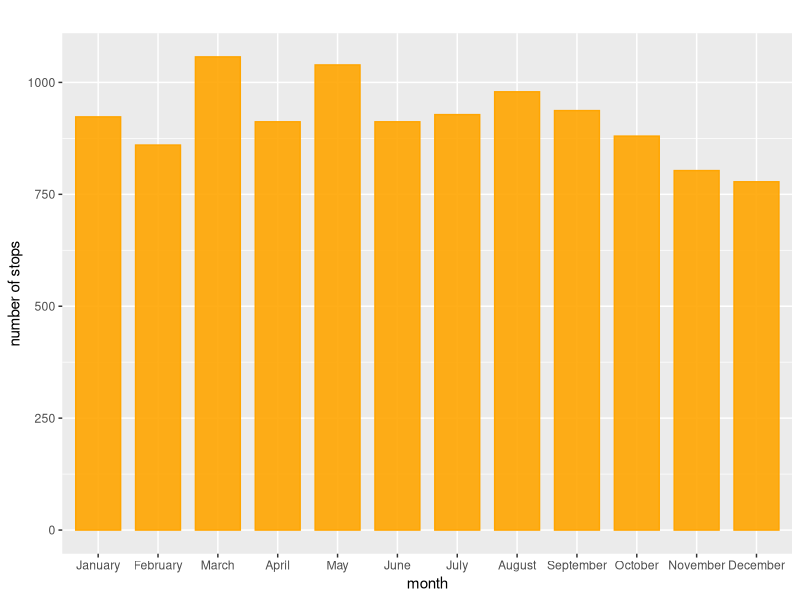
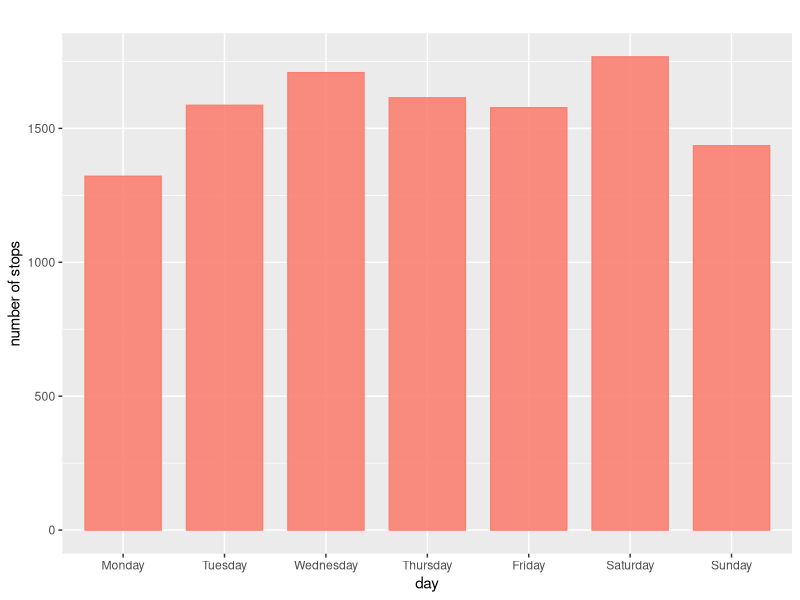
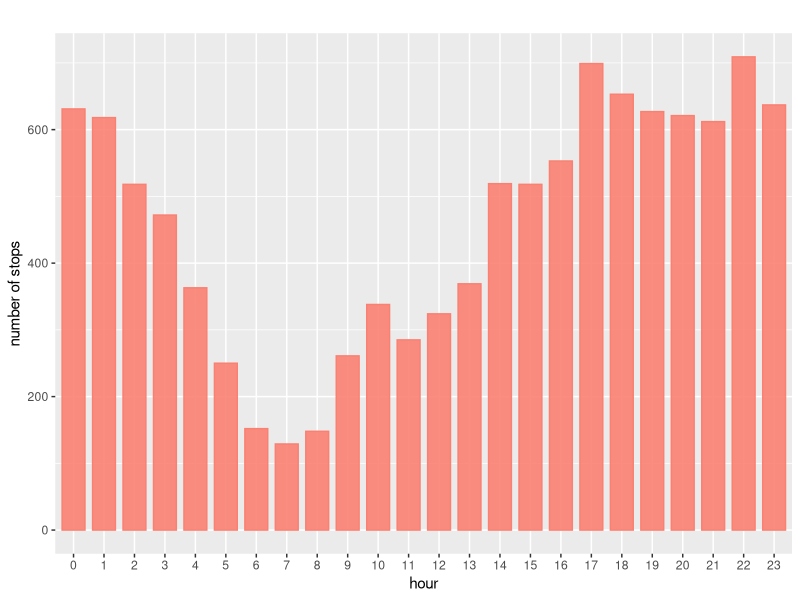
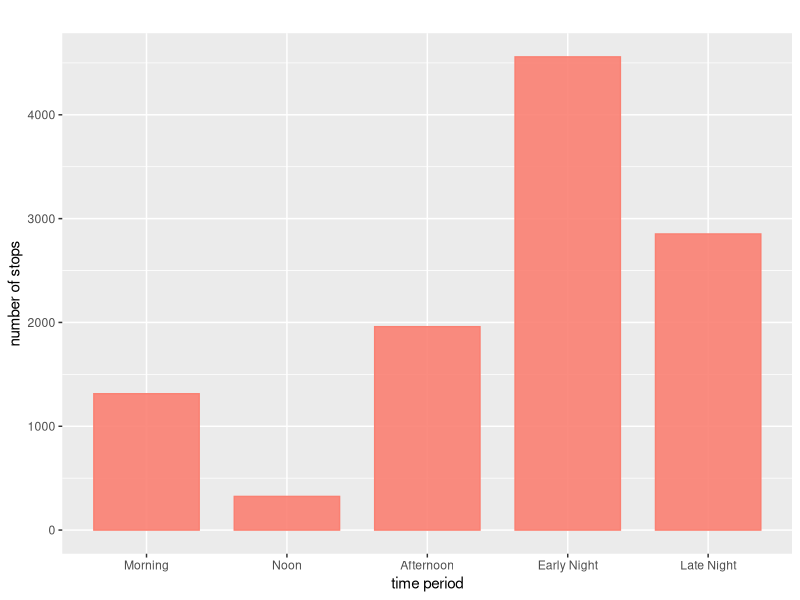
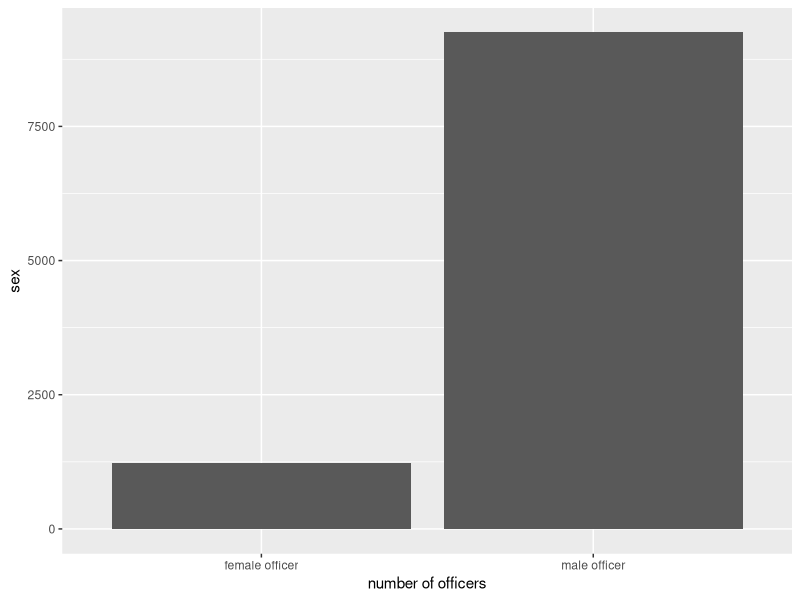
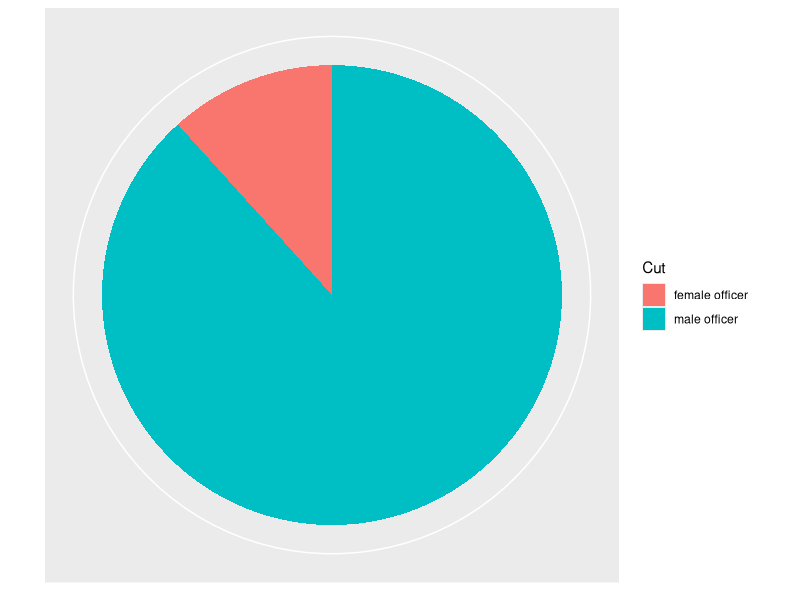
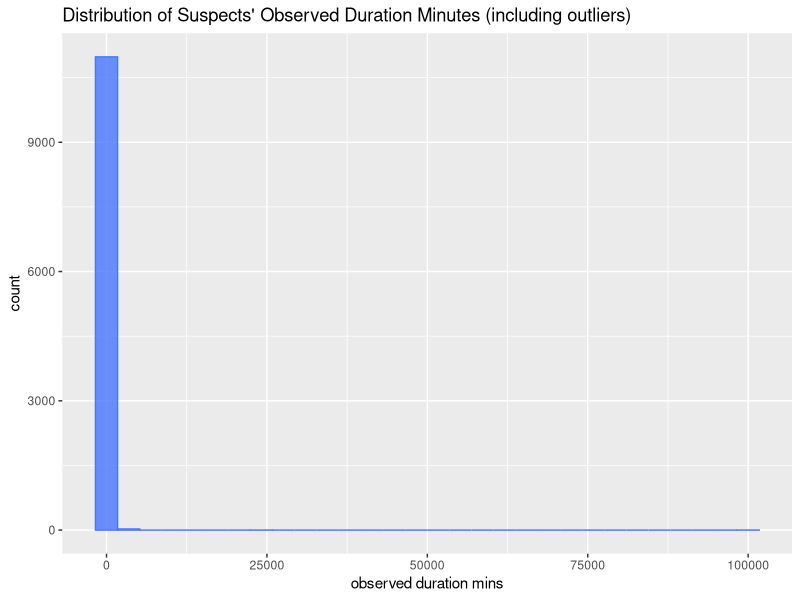
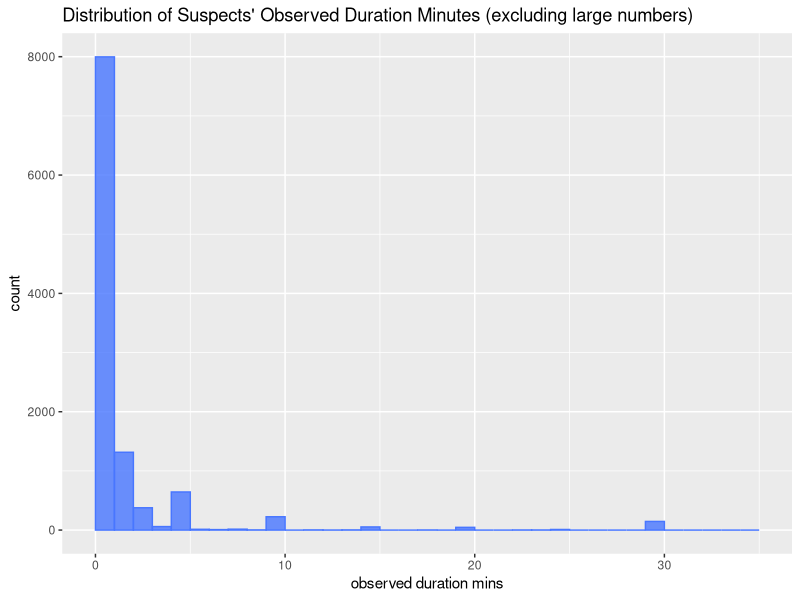

The R source for these figures, in order:
## ---- chunk 1
NYPD <- read.csv("Data/2018_sqf_database-abbr.csv")
install.packages("tidyverse")
library(tidyverse)
library(ggplot2)
## ---- chunk 2
# the number of stops in each month in the year 2018
# MONTH2: categorical variable
reorder_month <- c("January","February","March","April","May","June","July","August","September","October","November","December")
NYPD$MONTH2 = factor(NYPD$MONTH2,levels=reorder_month)
ggplot(NYPD, aes(MONTH2)) + geom_bar(alpha=0.90, colour="orange", fill="orange",width=0.75) + labs(title="", y="number of stops", x="month")
## ---- chunk 3
# DAY2: Day when ppl are stopped

reorder_day <- c("Monday","Tuesday","Wednesday","Thursday","Friday","Saturday","Sunday")
NYPD$DAY2 = factor(NYPD$DAY2,levels=reorder_day)
ggplot(NYPD, aes(DAY2)) + geom_bar(alpha=0.90, colour="salmon", fill="salmon",width=0.75) + labs(title="", y="number of stops", x="day")
## ---- chunk 4
# Visualize: Stop Frisk Time: Time when ppl are stopped （清晨、深夜）

# Function: rounding(inputNum, totalNum)
rounding <- function(inputNum, totalNum) {
  if(is.na(inputNum)){return(FALSE)}else{
    m <- totalNum/2
    if(inputNum < m){
      # round down
      return(FALSE)
    }else{
      #round up
      return(TRUE)
    }
  }
}

hour<-NYPD$Stop.Frisk.Time
all_hour <- c()
for(i in 1:length(hour)){
  if(hour[i] == "#N/A" || is.na(hour[i]) || hour[i] == "" || hour[i] == FALSE){
    hour[i] <- "NA"
  }else{
    temp <- c(strsplit(hour[i], ":"))
    minBefore <- temp[[1]][[2]]
    hourBefore <- temp[[1]][[1]]
    if (rounding(strtoi(minBefore), 60)){
      hourAfter <- as.character(strtoi(hourBefore)+1)
      if (hourAfter == 24){
        hourAfter <- "0"
      }
    }else{
      hourAfter <- hourBefore
    }
    all_hour <- append(all_hour, hourAfter)
  }
  allH_df <- data.frame(all_hour)
}
reorder_hour <- c("0","1","2","3","4","5","6","7","8","9","10","11","12","13","14","15","16","17","18","19","20","21","22","23","NA")
allH_df$all_hour = factor(allH_df$all_hour,levels=reorder_hour)
ggplot(allH_df, aes(all_hour)) + geom_bar(alpha=0.90, colour="salmon", fill="salmon",width=0.75) + labs(title="", y="number of stops", x="hour")

# Morning: from sunrise to 11:59 AM. Sunrise typically occurs around 6 AM.
# Noon: at 12:00 PM.
# Afternoon: from 12:01 PM to around 5:00 PM.
# Evening: from 5:01 PM to 8 PM, or around sunset.
# Early Night: from sunset 11:59 PM
# Late Night: from 11:59 PM to sunrise around 5:59 AM.
all_period <- c()
for(i in 1:length(allH_df$all_hour)){
  if (allH_df$all_hour[i] == "6" || allH_df$all_hour[i] == "7" || allH_df$all_hour[i] == "8" || allH_df$all_hour[i] == "9" || allH_df$all_hour[i] == "10" || allH_df$all_hour[i] == "11"){
    all_period <- append(all_period, "Morning")
  }else if(allH_df$all_hour[i] == "12"){
    all_period <- append(all_period, "Noon")
  }else if(allH_df$all_hour[i] == "13" || allH_df$all_hour[i] == "14" || allH_df$all_hour[i] == "15" || allH_df$all_hour[i] == "16"){
    all_period <- append(all_period, "Afternoon")
  }else if(allH_df$all_hour[i] == "17" || allH_df$all_hour[i] == "18" || allH_df$all_hour[i] == "19" || allH_df$all_hour[i] == "20" || allH_df$all_hour[i] == "21" || allH_df$all_hour[i] == "22" || allH_df$all_hour[i] == "23"){
    all_period <- append(all_period, "Early Night")
  }else{
    all_period <- append(all_period, "Late Night")
  }
}
allP_df <- data.frame(all_period)
reorder_period <- c("Morning", "Noon", "Afternoon", "Early Night", "Late Night")
allP_df$all_period = factor(allP_df$all_period,levels=reorder_period)
ggplot(allP_df, aes(all_period)) + geom_bar(alpha=0.90, colour="salmon", fill="salmon",width=0.75) + labs(title="", y="number of stops", x="time period")
## ---- chunk 5
# male vs female: dataframe
df_male_officer <- NYPD[NYPD$ISSUING_OFFICER_RANK == "POM",]
df_female_officer <- NYPD[NYPD$ISSUING_OFFICER_RANK == "POF",]
head(df_male_officer)
head(df_female_officer)

# male vs female: number of officers
male_female_num <- tibble(
  type = c("male officer", "female officer"),
  freq = c(nrow(df_male_officer), nrow(df_female_officer))
)
knitr::kable(male_female_num)

p <- ggplot(data = male_female_num, mapping = aes(
  x = type, y = freq ))
p + geom_col() +
  labs(x = "number of officers", 
       y = "sex")

p2 <- ggplot(data = male_female_num, mapping = aes(
  x = 1, y = freq, fill = type ))
p2 + geom_col() +
  coord_polar(theta = "y") +
  scale_x_discrete(name = NULL, breaks = NULL) +
  scale_y_discrete(name = NULL, breaks = NULL) +
  labs(fill = "Cut")
## ---- chunk 6


# function: exclude outliers from the dataframe (only for numeric values); need to input a numeric vector

bound <- function(x){
  Q1 <- quantile(x, .25)
  Q3 <- quantile(x, .75)
  IQR <- Q3-Q1
  bound <- c(Q1-1.5*IQR, Q3+1.5*IQR)
  return(bound)
}

## ---- chunk 7
## Observed duration minutes.

# Histogram --- Not excluded outliers
ggplot(NYPD,aes(OBSERVED_DURATION_MINUTES)) + geom_histogram(colour = "royalblue1", fill = "royalblue1",alpha=0.8) + labs(title="Distribution of Suspects' Observed Duration Minutes (including outliers)", y="count", x="observed duration mins")


table(NYPD$OBSERVED_DURATION_MINUTES)
# Histogram --- excludes large numbers
ggplot(NYPD,aes(OBSERVED_DURATION_MINUTES)) + geom_histogram(breaks=seq(0,35,by=1), colour = "royalblue1", fill = "royalblue1",alpha=0.8) + labs(title="Distribution of Suspects' Observed Duration Minutes (excluding large numbers)", y="count", x="observed duration mins")
# Histogram --- excludes outliers
bound(NYPD$OBSERVED_DURATION_MINUTES)
ggplot(NYPD,aes(OBSERVED_DURATION_MINUTES)) + geom_histogram(breaks=seq(0,3.5,by=1), colour = "royalblue1", fill = "royalblue1",alpha=0.8) + labs(title="Distribution of Suspects' Observed Duration Minutes (excluding outliers)", y="count", x="observed duration mins")



## Stop duration minutes.

# Histogram --- Not excluded outliers
ggplot(NYPD,aes(STOP_DURATION_MINUTES)) + geom_histogram(colour = "royalblue3", fill = "royalblue3",alpha=0.8) + labs(title="Distribution of Suspects' Stopped Duration Minutes (including outliers)", y="count", x="stop duration mins") 

table(NYPD$STOP_DURATION_MINUTES)
# Histogram --- excludes large numbers
ggplot(NYPD,aes(STOP_DURATION_MINUTES)) + geom_histogram(breaks=seq(0,50,by=1), colour = "royalblue3", fill = "royalblue3",alpha=0.8) + labs(title="Distribution of Suspects' Stopped Duration Minutes (excluding large numbers)", y="count", x="stop duration mins") 
# Histogram --- excludes outliers
bound(NYPD$STOP_DURATION_MINUTES)
ggplot(NYPD,aes(STOP_DURATION_MINUTES)) + geom_histogram(breaks=seq(0,30,by=1), colour = "royalblue1", fill = "royalblue1",alpha=0.8) + labs(title="Distribution of Suspects' Stopped Duration Minutes (excluding outliers)", y="count", x="stop duration mins")

## ---- chunk 8
# SUSPECTED_CRIME_DESCRIPTION
unique(NYPD$SUSPECTED_CRIME_DESCRIPTION)

# since there are too many types of crimes, we divide them into 4 main categories:
# THEFT: "GRAND LARCENY AUTO", "BURGLARY", "CPSP(criminal possession of stolen property)", "GRAND LARCENY", "PETIT LARCENY", "ROBBERY", "THEFT OF SERVICES", "UNAUTHORIZED USE OF A VEHICLE";
# ATTACK AND DAMAGE: "AUTO STRIPPIG", "ASSAULT", "CRIMINAL TRESPASS", "FORCIBLE TOUCHING", "MENACING", "MURDER", "RECKLESS ENDANGERMENT", "PROSTITUTION", "RAPE";
# POSSESSION, SALE OF PROHIBITED ITMES: "CPW(criminal possession of a weapon)", "CRIMINAL POSSESSION OF CONTROLLED SUBSTANCE", "CRIMINAL POSSESSION OF FORGED INSTRUMENT", "CRIMINAL POSSESSION OF MARIHUANA", "CRIMINAL SALE OF CONTROLLED SUBSTANCE", "CRIMINAL SALE OF MARIHUANA";
# Others: "CRIMINAL MISCHIEF", "MAKING GRAFFITI", "TERRORISM", "OTHER";

NYPD$CRIME_CATEGORIZATION <- vector(mode='character', length(NYPD$SUSPECTED_CRIME_DESCRIPTION))
for(i in seq_along(NYPD$SUSPECTED_CRIME_DESCRIPTION)){
  if(NYPD$SUSPECTED_CRIME_DESCRIPTION[i] == "GRAND LARCENY AUTO" | NYPD$SUSPECTED_CRIME_DESCRIPTION[i] == "BURGLARY" | NYPD$SUSPECTED_CRIME_DESCRIPTION[i] == "CPSP" | NYPD$SUSPECTED_CRIME_DESCRIPTION[i] == "GRAND LARCENY" | NYPD$SUSPECTED_CRIME_DESCRIPTION[i] == "PETIT LARCENY" | NYPD$SUSPECTED_CRIME_DESCRIPTION[i] == "ROBBERY" | NYPD$SUSPECTED_CRIME_DESCRIPTION[i] == "THEFT OF SERVICES" | NYPD$SUSPECTED_CRIME_DESCRIPTION[i] == "UNAUTHORIZED USE OF A VEHICLE" ){
    NYPD$CRIME_CATEGORIZATION[i] <- "Theft"
    }else if (NYPD$SUSPECTED_CRIME_DESCRIPTION[i] == "AUTO STRIPPIG" | NYPD$SUSPECTED_CRIME_DESCRIPTION[i] == "ASSAULT" | NYPD$SUSPECTED_CRIME_DESCRIPTION[i] == "CRIMINAL TRESPASS" | NYPD$SUSPECTED_CRIME_DESCRIPTION[i] == "FORCIBLE TOUCHING" | NYPD$SUSPECTED_CRIME_DESCRIPTION[i] == "MENACING" | NYPD$SUSPECTED_CRIME_DESCRIPTION[i] == "MURDER" | NYPD$SUSPECTED_CRIME_DESCRIPTION[i] == "RECKLESS ENDANGERMENT" | NYPD$SUSPECTED_CRIME_DESCRIPTION[i] == "PROSTITUTION" | NYPD$SUSPECTED_CRIME_DESCRIPTION[i] == "RAPE" ) {
      NYPD$CRIME_CATEGORIZATION[i] <- "Attack and Damage"
    }else if (NYPD$SUSPECTED_CRIME_DESCRIPTION[i] == "CPW" | NYPD$SUSPECTED_CRIME_DESCRIPTION[i] == "CRIMINAL POSSESSION OF CONTROLLED SUBSTANCE" | NYPD$SUSPECTED_CRIME_DESCRIPTION[i] == "CRIMINAL POSSESSION OF FORGED INSTRUMENT" | NYPD$SUSPECTED_CRIME_DESCRIPTION[i] == "CRIMINAL POSSESSION OF MARIHUANA" | NYPD$SUSPECTED_CRIME_DESCRIPTION[i] == "CRIMINAL SALE OF CONTROLLED SUBSTANCE" | NYPD$SUSPECTED_CRIME_DESCRIPTION[i] == "CRIMINAL SALE OF MARIHUANA"){
        NYPD$CRIME_CATEGORIZATION[i] <- "Possession,Sale of Prohibited Items"
      }
        
        else{
        NYPD$CRIME_CATEGORIZATION[i] <- "Others"
      }
  
}

ggplot(NYPD, aes(CRIME_CATEGORIZATION)) + geom_bar(alpha=0.90, colour="red4", fill="red4",width=0.5) + labs(title= "Different Types of Crimes Suspected", y="count", x="types of crimes suspected")


# And then we make 4 separate barplots for the 4 categories, showing the distribution of the specific  

## ---- chunk 9
# FRISKED_FLAG into dataframe

table(NYPD$FRISKED_FLAG)
## ---- chunk 10
# SEARCHED_FLAG into dataframe

NYPD$FRISK_AND_SEARCH <- vector(mode='character', length(NYPD$FRISKED_FLAG))

for(i in seq_along(NYPD$FRISK_AND_SEARCH)){
  if(NYPD$FRISKED_FLAG[i] == "1" & NYPD$SEARCHED_FLAG[i] == "1"){
    NYPD$FRISK_AND_SEARCH[i] <- "Frisked and Searched"
    }else if (NYPD$FRISKED_FLAG[i] == "1" & NYPD$SEARCHED_FLAG[i] == "0") {
      NYPD$FRISK_AND_SEARCH[i] <- "Only Frisked"
      }else if (NYPD$FRISKED_FLAG[i] == "0" & NYPD$SEARCHED_FLAG[i] == "1") {
        NYPD$FRISK_AND_SEARCH[i] <- "Only Searched"
      }else{
        NYPD$FRISK_AND_SEARCH[i] <- "Not Frisked Nor Searched"
      }
  
}

table(NYPD$FRISK_AND_SEARCH)
ggplot(NYPD, aes(FRISK_AND_SEARCH)) + geom_bar(alpha=0.90, colour="mediumpurple3", fill="mediumpurple3",width=0.5) + labs(title= "The Number of Suspects Frisked or Searched", y="count", x="Frisked and Searched")


## ---- chunk 11
# OFFICER_IN_UNIFORM_FLAG
NYPD[NYPD$OFFICER_IN_UNIFORM_FLAG==0,"OFFICER_IN_UNIFORM_FLAG"] <- "not wearing uniform"
NYPD[NYPD$OFFICER_IN_UNIFORM_FLAG==1,"OFFICER_IN_UNIFORM_FLAG"] <- "wearing uniform"
table(NYPD$OFFICER_IN_UNIFORM_FLAG)
ggplot(NYPD, aes(OFFICER_IN_UNIFORM_FLAG)) + geom_bar(alpha=0.90, colour="royalblue1", fill="royalblue1",width=0.75) + labs(title="", y="number of officers", x="officer in uniform")

## ---- chunk 12
# SUSPECT_ARRESTED_FLAG 比对 overall
NYPD[NYPD$SUSPECT_ARRESTED_FLAG==0,"SUSPECT_ARRESTED_FLAG"] <- "suspect not arrested"
NYPD[NYPD$SUSPECT_ARRESTED_FLAG==1,"SUSPECT_ARRESTED_FLAG"] <- "suspect arrested"
table(NYPD$SUSPECT_ARRESTED_FLAG)
ggplot(NYPD, aes(SUSPECT_ARRESTED_FLAG)) + geom_bar(alpha=0.90, colour="royalblue1", fill="royalblue1",width=0.75) + labs(title="", y="number of stops", x="number os arrests")

# accuracy of overall stops
overall_a_acc <- 3115/11018
print(overall_a_acc)

# male officer's accuracy vs female officer's accuracy
df_male_officer[df_male_officer$SUSPECT_ARRESTED_FLAG==0,"SUSPECT_ARRESTED_FLAG"] <- "male_suspect not arrested"
df_male_officer[df_male_officer$SUSPECT_ARRESTED_FLAG==1,"SUSPECT_ARRESTED_FLAG"] <- "male_suspect arrested"
table(df_male_officer$SUSPECT_ARRESTED_FLAG)
df_female_officer[df_female_officer$SUSPECT_ARRESTED_FLAG==0,"SUSPECT_ARRESTED_FLAG"] <- "female_suspect not arrested"
df_female_officer[df_female_officer$SUSPECT_ARRESTED_FLAG==1,"SUSPECT_ARRESTED_FLAG"] <- "female_suspect arrested"
table(df_female_officer$SUSPECT_ARRESTED_FLAG)
male_a_acc <- 2639/(2639+6612)
print(male_a_acc)
female_a_acc <- 321/(321+904)
print(female_a_acc)

# scatter plot: observed time with accuracy
ggplot(data=NYPD) + geom_point(mapping = aes(x = OBSERVED_DURATION_MINUTES, y = SUSPECT_ARRESTED_FLAG))
# excludes large numbers
ggplot(data=NYPD) + geom_point(mapping = aes(x = OBSERVED_DURATION_MINUTES, y = SUSPECT_ARRESTED_FLAG)) + coord_cartesian(xlim=c(0, 35))
# excludes outliers
bound(NYPD$OBSERVED_DURATION_MINUTES)
ggplot(data=NYPD) + geom_point(mapping = aes(x = OBSERVED_DURATION_MINUTES, y = SUSPECT_ARRESTED_FLAG)) + coord_cartesian(xlim=c(0, 3.5))

# scatter plot: stop time with accuracy
ggplot(data=NYPD) + geom_point(mapping = aes(x = STOP_DURATION_MINUTES, y = SUSPECT_ARRESTED_FLAG))
# excludes large numbers
ggplot(data=NYPD) + geom_point(mapping = aes(x = STOP_DURATION_MINUTES, y = SUSPECT_ARRESTED_FLAG)) + coord_cartesian(xlim=c(0, 50))
# excludes outliers
bound(NYPD$STOP_DURATION_MINUTES)
ggplot(data=NYPD) + geom_point(mapping = aes(x = OBSERVED_DURATION_MINUTES, y = SUSPECT_ARRESTED_FLAG)) + coord_cartesian(xlim=c(0, 30))

# scatter plot: age with accuracy
# excludes 0s
ggplot(data=NYPD) + geom_point(mapping = aes(x = SUSPECT_REPORTED_AGE, y = SUSPECT_ARRESTED_FLAG)) + coord_cartesian(xlim=c(1, 90))
# excludes outliers
bound(NYPD$SUSPECT_REPORTED_AGE)
ggplot(data=NYPD) + geom_point(mapping = aes(x = SUSPECT_REPORTED_AGE, y = SUSPECT_ARRESTED_FLAG)) + coord_cartesian(xlim=c(1, 61))

# create dataframe on SUSPECT_SEX
df_male_suspect <- NYPD[NYPD$SUSPECT_SEX == "MALE",]
df_female_suspect <- NYPD[NYPD$SUSPECT_SEX == "FEMALE",]
head(df_male_suspect)
head(df_female_suspect)
# accuracy on SUSPECT_SEX
df_male_suspect[df_male_suspect$SUSPECT_ARRESTED_FLAG==0,"SUSPECT_ARRESTED_FLAG"] <- "male_suspect not arrested"
df_male_suspect[df_male_suspect$SUSPECT_ARRESTED_FLAG==1,"SUSPECT_ARRESTED_FLAG"] <- "male_suspect arrested"
table(df_male_suspect$SUSPECT_ARRESTED_FLAG)
df_female_suspect[df_female_suspect$SUSPECT_ARRESTED_FLAG==0,"SUSPECT_ARRESTED_FLAG"] <- "female_suspect not arrested"
df_female_suspect[df_female_suspect$SUSPECT_ARRESTED_FLAG==1,"SUSPECT_ARRESTED_FLAG"] <- "female_suspect arrested"
table(df_female_suspect$SUSPECT_ARRESTED_FLAG)
male_a_s_acc <- 2786/(2786+7139)
print(male_a_s_acc)
female_a_s_acc <- 311/(311+703)
print(female_a_s_acc)

# create dataframe on SUSPECT_RACE_DESCRIPTION
df_AIAN_suspect <- NYPD[NYPD$SUSPECT_RACE_DESCRIPTION == "AMERICAN INDIAN/ALASKAN NATIVE",]
df_WH_suspect <- NYPD[NYPD$SUSPECT_RACE_DESCRIPTION == "WHITE HISPANIC",]
df_BH_suspect <- NYPD[NYPD$SUSPECT_RACE_DESCRIPTION == "BLACK HISPANIC",]
df_API_suspect <- NYPD[NYPD$SUSPECT_RACE_DESCRIPTION == "ASIAN / PACIFIC ISLANDER",]
df_W_suspect <- NYPD[NYPD$SUSPECT_RACE_DESCRIPTION == "WHITE",]
df_B_suspect <- NYPD[NYPD$SUSPECT_RACE_DESCRIPTION == "BLACK",]
df_0_suspect <- NYPD[NYPD$SUSPECT_RACE_DESCRIPTION == "0",]
head(df_AIAN_suspect)
head(df_WH_suspect)
head(df_BH_suspect)
head(df_API_suspect)
head(df_W_suspect)
head(df_B_suspect)
head(df_0_suspect)
# accuracy on SUSPECT_RACE_DESCRIPTION
df_AIAN_suspect[df_AIAN_suspect$SUSPECT_ARRESTED_FLAG==0,"SUSPECT_ARRESTED_FLAG"] <- "aian_suspect not arrested"
df_AIAN_suspect[df_AIAN_suspect$SUSPECT_ARRESTED_FLAG==1,"SUSPECT_ARRESTED_FLAG"] <- "aian_suspect arrested"
table(df_AIAN_suspect$SUSPECT_ARRESTED_FLAG)
df_WH_suspect[df_WH_suspect$SUSPECT_ARRESTED_FLAG==0,"SUSPECT_ARRESTED_FLAG"] <- "wh_suspect not arrested"
df_WH_suspect[df_WH_suspect$SUSPECT_ARRESTED_FLAG==1,"SUSPECT_ARRESTED_FLAG"] <- "wh_suspect arrested"
table(df_WH_suspect$SUSPECT_ARRESTED_FLAG)
df_BH_suspect[df_BH_suspect$SUSPECT_ARRESTED_FLAG==0,"SUSPECT_ARRESTED_FLAG"] <- "bh_suspect not arrested"
df_BH_suspect[df_BH_suspect$SUSPECT_ARRESTED_FLAG==1,"SUSPECT_ARRESTED_FLAG"] <- "bh_suspect arrested"
table(df_BH_suspect$SUSPECT_ARRESTED_FLAG)
df_API_suspect[df_API_suspect$SUSPECT_ARRESTED_FLAG==0,"SUSPECT_ARRESTED_FLAG"] <- "api_suspect not arrested"
df_API_suspect[df_API_suspect$SUSPECT_ARRESTED_FLAG==1,"SUSPECT_ARRESTED_FLAG"] <- "api_suspect arrested"
table(df_API_suspect$SUSPECT_ARRESTED_FLAG)
df_W_suspect[df_W_suspect$SUSPECT_ARRESTED_FLAG==0,"SUSPECT_ARRESTED_FLAG"] <- "w_suspect not arrested"
df_W_suspect[df_W_suspect$SUSPECT_ARRESTED_FLAG==1,"SUSPECT_ARRESTED_FLAG"] <- "w_suspect arrested"
table(df_W_suspect$SUSPECT_ARRESTED_FLAG)
df_B_suspect[df_B_suspect$SUSPECT_ARRESTED_FLAG==0,"SUSPECT_ARRESTED_FLAG"] <- "b_suspect not arrested"
df_B_suspect[df_B_suspect$SUSPECT_ARRESTED_FLAG==1,"SUSPECT_ARRESTED_FLAG"] <- "b_suspect arrested"
table(df_B_suspect$SUSPECT_ARRESTED_FLAG)
df_0_suspect[df_0_suspect$SUSPECT_ARRESTED_FLAG==0,"SUSPECT_ARRESTED_FLAG"] <- "0_suspect not arrested"
df_0_suspect[df_0_suspect$SUSPECT_ARRESTED_FLAG==1,"SUSPECT_ARRESTED_FLAG"] <- "0_suspect arrested"
table(df_0_suspect$SUSPECT_ARRESTED_FLAG)

aian_a_s_acc <- 4/(4+12)
print(aian_a_s_acc)
wh_a_s_acc <- 783/(783+1628)
print(wh_a_s_acc)
bh_a_s_acc <- 252/(252+726)
print(bh_a_s_acc)
api_a_s_acc <- 51/(51+170)
print(api_a_s_acc)
w_a_s_acc <- 303/(303+771)
print(w_a_s_acc)
b_a_s_acc <- 1709/(1709+4532)
print(b_a_s_acc)
zero_a_s_acc <- 13/(13+54)
print(zero_a_s_acc)

# need to remove some data?
# scatter plot: suspect height with accuracy
ggplot(data=NYPD) + geom_point(mapping = aes(x = SUSPECT_HEIGHT, y = SUSPECT_ARRESTED_FLAG))

# scatter plot: suspect weight with accuracy
ggplot(data=NYPD) + geom_point(mapping = aes(x = SUSPECT_WEIGHT, y = SUSPECT_ARRESTED_FLAG))

# create dataframe on SUSPECT_BODY_BUILD_TYPE
df_01_suspect <- NYPD[NYPD$SUSPECT_BODY_BUILD_TYPE == "0",]
df_HEA_suspect <- NYPD[NYPD$SUSPECT_BODY_BUILD_TYPE == "HEA",]
df_MED_suspect <- NYPD[NYPD$SUSPECT_BODY_BUILD_TYPE == "MED",]
df_THN_suspect <- NYPD[NYPD$SUSPECT_BODY_BUILD_TYPE == "THN",]
df_U_suspect <- NYPD[NYPD$SUSPECT_BODY_BUILD_TYPE == "U",]
df_XXX_suspect <- NYPD[NYPD$SUSPECT_BODY_BUILD_TYPE == "XXX",]
head(df_01_suspect)
head(df_HEA_suspect)
head(df_MED_suspect)
head(df_THN_suspect)
head(df_U_suspect)
head(df_XXX_suspect)
# accuracy on SUSPECT_BODY_BUILD_TYPE
df_01_suspect[df_01_suspect$SUSPECT_ARRESTED_FLAG==0,"SUSPECT_ARRESTED_FLAG"] <- "01_suspect not arrested"
df_01_suspect[df_01_suspect$SUSPECT_ARRESTED_FLAG==1,"SUSPECT_ARRESTED_FLAG"] <- "01_suspect arrested"
table(df_01_suspect$SUSPECT_ARRESTED_FLAG)
df_HEA_suspect[df_HEA_suspect$SUSPECT_ARRESTED_FLAG==0,"SUSPECT_ARRESTED_FLAG"] <- "hea_suspect not arrested"
df_HEA_suspect[df_HEA_suspect$SUSPECT_ARRESTED_FLAG==1,"SUSPECT_ARRESTED_FLAG"] <- "hea_suspect arrested"
table(df_HEA_suspect$SUSPECT_ARRESTED_FLAG)
df_MED_suspect[df_MED_suspect$SUSPECT_ARRESTED_FLAG==0,"SUSPECT_ARRESTED_FLAG"] <- "med_suspect not arrested"
df_MED_suspect[df_MED_suspect$SUSPECT_ARRESTED_FLAG==1,"SUSPECT_ARRESTED_FLAG"] <- "med_suspect arrested"
table(df_MED_suspect$SUSPECT_ARRESTED_FLAG)
df_THN_suspect[df_THN_suspect$SUSPECT_ARRESTED_FLAG==0,"SUSPECT_ARRESTED_FLAG"] <- "thn_suspect not arrested"
df_THN_suspect[df_THN_suspect$SUSPECT_ARRESTED_FLAG==1,"SUSPECT_ARRESTED_FLAG"] <- "thn_suspect arrested"
table(df_THN_suspect$SUSPECT_ARRESTED_FLAG)
df_U_suspect[df_U_suspect$SUSPECT_ARRESTED_FLAG==0,"SUSPECT_ARRESTED_FLAG"] <- "u_suspect not arrested"
df_U_suspect[df_U_suspect$SUSPECT_ARRESTED_FLAG==1,"SUSPECT_ARRESTED_FLAG"] <- "u_suspect arrested"
table(df_U_suspect$SUSPECT_ARRESTED_FLAG)
df_XXX_suspect[df_XXX_suspect$SUSPECT_ARRESTED_FLAG==0,"SUSPECT_ARRESTED_FLAG"] <- "xxx_suspect not arrested"
df_XXX_suspect[df_XXX_suspect$SUSPECT_ARRESTED_FLAG==1,"SUSPECT_ARRESTED_FLAG"] <- "xxx_suspect arrested"
table(df_XXX_suspect$SUSPECT_ARRESTED_FLAG)

zero1_a_s_acc <- 22/(22+126)
print(zero1_a_s_acc)
hea_a_s_acc <- 299/(299+757)
print(hea_a_s_acc)
med_a_s_acc <- 1098/(1098+3009)
print(med_a_s_acc)
thn_a_s_acc <- 1580/(1580+3738)
print(thn_a_s_acc)
u_a_s_acc <- 105/(105+226)
print(u_a_s_acc)
xxx_a_s_acc <- 11/(11+37)
print(xxx_a_s_acc)

# create dataframe on STOP_LOCATION_BORO_NAME
df_BRONX_suspect <- NYPD[NYPD$STOP_LOCATION_BORO_NAME == "BRONX",]
df_BROOKLYN_suspect <- NYPD[NYPD$STOP_LOCATION_BORO_NAME == "BROOKLYN",]
df_MANHATTAN_suspect <- NYPD[NYPD$STOP_LOCATION_BORO_NAME == "MANHATTAN",]
df_QUEENS_suspect <- NYPD[NYPD$STOP_LOCATION_BORO_NAME == "QUEENS",]
df_SI_suspect <- NYPD[NYPD$STOP_LOCATION_BORO_NAME == "STATEN ISLAND",]
head(df_BRONX_suspect)
head(df_BROOKLYN_suspect)
head(df_MANHATTAN_suspect)
head(df_QUEENS_suspect)
head(df_SI_suspect)
# accuracy on STOP_LOCATION_BORO_NAME
df_BRONX_suspect[df_BRONX_suspect$SUSPECT_ARRESTED_FLAG==0,"SUSPECT_ARRESTED_FLAG"] <- "BRONX_suspect not arrested"
df_BRONX_suspect[df_BRONX_suspect$SUSPECT_ARRESTED_FLAG==1,"SUSPECT_ARRESTED_FLAG"] <- "BRONX_suspect arrested"
table(df_BRONX_suspect$SUSPECT_ARRESTED_FLAG)
df_BROOKLYN_suspect[df_BROOKLYN_suspect$SUSPECT_ARRESTED_FLAG==0,"SUSPECT_ARRESTED_FLAG"] <- "BROOKLYN_suspect not arrested"
df_BROOKLYN_suspect[df_BROOKLYN_suspect$SUSPECT_ARRESTED_FLAG==1,"SUSPECT_ARRESTED_FLAG"] <- "BROOKLYN_suspect arrested"
table(df_BROOKLYN_suspect$SUSPECT_ARRESTED_FLAG)
df_MANHATTAN_suspect[df_MANHATTAN_suspect$SUSPECT_ARRESTED_FLAG==0,"SUSPECT_ARRESTED_FLAG"] <- "MANHATTAN_suspect not arrested"
df_MANHATTAN_suspect[df_MANHATTAN_suspect$SUSPECT_ARRESTED_FLAG==1,"SUSPECT_ARRESTED_FLAG"] <- "MANHATTAN_suspect arrested"
table(df_MANHATTAN_suspect$SUSPECT_ARRESTED_FLAG)
df_QUEENS_suspect[df_QUEENS_suspect$SUSPECT_ARRESTED_FLAG==0,"SUSPECT_ARRESTED_FLAG"] <- "QUEENS_suspect not arrested"
df_QUEENS_suspect[df_QUEENS_suspect$SUSPECT_ARRESTED_FLAG==1,"SUSPECT_ARRESTED_FLAG"] <- "QUEENS_suspect arrested"
table(df_QUEENS_suspect$SUSPECT_ARRESTED_FLAG)
df_SI_suspect[df_SI_suspect$SUSPECT_ARRESTED_FLAG==0,"SUSPECT_ARRESTED_FLAG"] <- "SI_suspect not arrested"
df_SI_suspect[df_SI_suspect$SUSPECT_ARRESTED_FLAG==1,"SUSPECT_ARRESTED_FLAG"] <- "SI_suspect arrested"
table(df_SI_suspect$SUSPECT_ARRESTED_FLAG)

BRONX_a_s_acc <- 626/(626+1705)
print(BRONX_a_s_acc)
BROOKLYN_a_s_acc <- 912/(912+2720)
print(BROOKLYN_a_s_acc)
MANHATTAN_a_s_acc <- 901/(901+1956)
print(MANHATTAN_a_s_acc)
QUEENS_a_s_acc <- 554/(554+1294)
print(QUEENS_a_s_acc)
SI_a_s_acc <- 122/(122+218)
print(SI_a_s_acc)
## ---- chunk 13
# function1: variable X VS observe duration minutes (boxplots && scatterpoots)
observe_time_relation <- function(m){
  if(class(m) == "character"){
    ggplot(NYPD, aes(x = m, y = OBSERVED_DURATION_MINUTES)) + geom_boxplot(outlier.shape = NA) + coord_cartesian(ylim=c(0, 2.5))
  }else{
    ggplot(NYPD, aes(m, OBSERVED_DURATION_MINUTES)) + geom_point(outlier.shape = NA)
  }
}


# function2: variable X VS stop duration minutes (boxplots && scatterpoots)
stop_time_relation <- function(n){
  if(class(n) == "character"){
    ggplot(NYPD, aes(x = n, y = STOP_DURATION_MINUTES)) + geom_boxplot(outlier.shape = NA) + coord_cartesian(ylim=c(0, 20))
  }else{
    ggplot(NYPD, aes(n, STOP_DURATION_MINUTES)) + geom_point()
  }
}

observe_time_relation(NYPD$SUSPECT_SEX)

## ---- chunk 14
# SUSPECT_REPORTED_AGE
# HOW TO REMOVE 0s??
class(NYPD$SUSPECT_REPORTED_AGE)
ggplot(NYPD,aes(SUSPECT_REPORTED_AGE)) + geom_histogram(colour = "orange3", fill = "orange3",alpha=0.8) + labs(title="", y="count", x="suspect reported age")

## ---- chunk 15
# SUSPECT_SEX
class(NYPD$SUSPECT_SEX)
ggplot(NYPD, aes(SUSPECT_SEX)) + geom_bar(alpha=0.90, colour="salmon", fill="salmon",width=0.75) + labs(title="", y="count", x="suspect sex")
## ---- chunk 16
# SUSPECT_RACE_DESCRIPTION
class(NYPD$SUSPECT_RACE_DESCRIPTION)
ggplot(NYPD, aes(SUSPECT_RACE_DESCRIPTION)) + geom_bar(alpha=0.90, colour="salmon", fill="salmon",width=0.5) + labs(title="", y="count", x="suspect race description") + theme(axis.text.x=element_text(size=4.1))
## ---- chunk 17
# SUSPECT_HEIGHT 
# we remove NAs here
class(NYPD$SUSPECT_HEIGHT)
max(NYPD$SUSPECT_HEIGHT,na.rm=TRUE)
NYPD$SUSPECT_HEIGHT <- as.numeric(NYPD$SUSPECT_HEIGHT)
ggplot(NYPD,aes(SUSPECT_HEIGHT),na.rm=TRUE) + geom_histogram(colour = "orange3", fill = "orange3",alpha=0.8) + labs(title="", y="count", x="suspect height")


ggplot(NYPD, aes(SUSPECT_HEIGHT, OBSERVED_DURATION_MINUTES)) + geom_point(outlier.shape = NA) + coord_cartesian(ylim=c(0, 500))
## ---- chunk 18
# SUSPECT_WEIGHT
# we remove NAs here
class(NYPD$SUSPECT_WEIGHT)
max(NYPD$SUSPECT_WEIGHT,na.rm=TRUE)
NYPD$SUSPECT_WEIGHT <- as.numeric(NYPD$SUSPECT_WEIGHT)
ggplot(NYPD,aes(SUSPECT_WEIGHT),na.rm=TRUE) + geom_histogram(colour = "orange3", fill = "orange3",alpha=0.8) + labs(title="", y="count", x="suspect weight")
## ---- chunk 19
# SUSPECT_BODY_BUILD_TYPE
class(NYPD$SUSPECT_BODY_BUILD_TYPE)
ggplot(NYPD, aes(SUSPECT_BODY_BUILD_TYPE)) + geom_bar(alpha=0.90, colour="tomato", fill="tomato",width=0.5) + labs(title="", y="count", x="suspect body build type")
## ---- chunk 20
# SUSPECT_EYE_COLOR
unique(NYPD$SUSPECT_EYE_COLOR)
ggplot(NYPD, aes(SUSPECT_EYE_COLOR)) + geom_bar(alpha=0.90, colour="tomato", fill="tomato",width=0.5) + labs(title="", y="count", x="suspect eye color")
## ---- chunk 21
# SUSPECT_HAIR_COLOR
unique(NYPD$SUSPECT_HAIR_COLOR)
ggplot(NYPD, aes(SUSPECT_HAIR_COLOR)) + geom_bar(alpha=0.90, colour="tomato", fill="tomato",width=0.5) + labs(title="", y="count", x="suspect hair color")
## ---- chunk 22
# STOP_LOCATION_BORO_NAME
table(NYPD$STOP_LOCATION_BORO_NAME)
ggplot(NYPD, aes(STOP_LOCATION_BORO_NAME)) + geom_bar(alpha=0.90, colour="orange3", fill="orange3",width=0.5) + labs(title="", y="count", x="stop borough")


# To verify function1 and function2 //
# Borough VS Stop Time
mean(NYPD$STOP_DURATION_MINUTES)
median(NYPD$STOP_DURATION_MINUTES)
ggplot(NYPD, aes(x = STOP_LOCATION_BORO_NAME, y = STOP_DURATION_MINUTES)) + geom_boxplot(outlier.shape = NA) + coord_cartesian(ylim=c(0, 20))

# Borough VS Observe Time
mean(NYPD$OBSERVED_DURATION_MINUTES)
median(NYPD$OBSERVED_DURATION_MINUTES)
ggplot(NYPD, aes(x = STOP_LOCATION_BORO_NAME, y = OBSERVED_DURATION_MINUTES)) + geom_boxplot(outlier.shape = NA) + coord_cartesian(ylim=c(0, 2.5))



